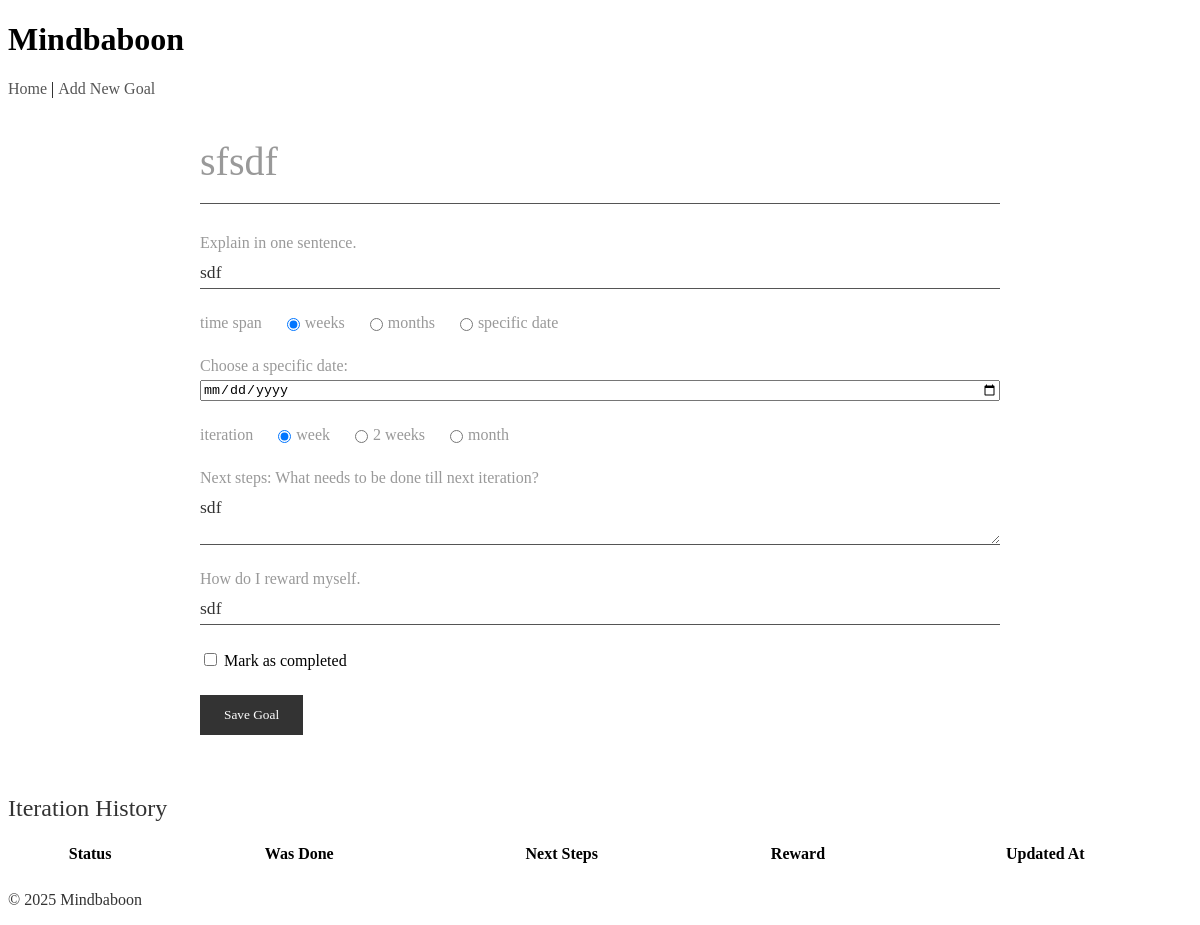
/edit/6, run on the app's committed database.
### tables this page shows
CREATE TABLE goals (
            id INTEGER PRIMARY KEY AUTOINCREMENT,
            goal_name TEXT NOT NULL,
            goal_description TEXT,
            time_span TEXT,
            end_date TEXT,
            iteration TEXT,
            next_steps TEXT,
            reward TEXT,
            completed INTEGER NOT NULL DEFAULT 0,
            is_paused INTEGER NOT NULL DEFAULT 0,
            last_email_sent TIMESTAMP,
            created_at TIMESTAMP NOT NULL,
            last_reminder_at TIMESTAMP
        );

### mindbaboon.py (the view, shortened to what this page needs)
@app.route("/edit/<int:goal_id>", methods=["GET", "POST"])
def edit_goal(goal_id):
    conn = get_db_connection()
    goal = conn.execute("SELECT * FROM goals WHERE id = ?", (goal_id,)).fetchone()
    if not goal:
        conn.close()
        return "Goal not found.", 404
    conn.close()
    return render_template("edit.html", goal=goal)

### database.py (called while the page is built)
def get_db_connection():
    try:
        data_dir = '/app/data'
        if not os.path.exists(data_dir):
            data_dir = os.path.join(os.path.dirname(os.path.abspath(__file__)), 'data')
            os.makedirs(data_dir, exist_ok=True)
        db_path = os.path.join(data_dir, 'mindbaboon.db')
        conn = sqlite3.connect(db_path)
        conn.row_factory = sqlite3.Row
        return conn
    except Exception as e:
        print(f"Database connection error: {e}")
        raise

### templates/edit.html (shortened to what this page needs)
{% extends "base.html" %}
{% block content %}
<div class="add-goal-page">
  <div class="goal-form-container">
    <form method="POST" action="{{ url_for('edit_goal', goal_id=goal['id']) }}">
      <div class="form-group-big">
        <input
          type="text"
          id="goal_name"
          name="goal_name"
          class="goal-header-input"
          placeholder="Tell me your goal."
          onfocus="this.placeholder=''"
          onblur="this.placeholder='Tell me your goal.'"
          value="{{ goal['goal_name'] }}"
          required
        >
        <hr class="header-divider">
      </div>
      <div class="form-group">
        <label for="goal_description" class="label-floating">Explain in one sentence.</label>
        <input
          type="text"
          id="goal_description"
          name="goal_description"
          maxlength="200"
          placeholder="200 chars"
          value="{{ goal['goal_description'] }}"
          required
        >
      </div>
      <div class="form-inline-group">
        <span class="form-label">time span</span>
        <label>
          <input
            type="radio"
            name="time_span"
            value="weeks"
            {% if goal['time_span'] == 'weeks' %}checked{% endif %}
          > weeks
        </label>
        <label>
          <input
            type="radio"
            name="time_span"
            value="months"
          > months
        </label>
        <label>
          <input
            type="radio"
            name="time_span"
            value="specific_date"
          > specific date
        </label>
      </div>
      <div class="form-group" id="specific-date-container" class="{% if goal['time_span'] == 'specific_date' %}visible{% else %}hidden{% endif %}">
        <label for="specific_date" class="label-floating">Choose a specific date:</label>
        <input
          type="date"
          id="specific_date"
          name="specific_date"
          value="{{ goal['specific_date'] }}"
        >
      </div>
      <div class="form-inline-group">
        <span class="form-label">iteration</span>
        <label>
          <input
            type="radio"
            name="iteration"
            value="week"
            {% if goal['iteration'] == 'week' %}checked{% endif %}
          > week
        </label>
        <label>
          <input
            type="radio"
            name="iteration"
            value="2 weeks"
          > 2 weeks
        </label>
        <label>
          <input
            type="radio"
            name="iteration"
            value="month"
          > month
        </label>
      </div>
      <div class="form-group">
        <label for="next_steps" class="label-floating">
          Next steps: What needs to be done till next iteration?
        </label>
        <textarea
          id="next_steps"
          name="next_steps"
          maxlength="64"
          placeholder="64 chars"
        >{{ goal['next_steps'] }}</textarea>
      </div>
      <div class="form-group">
        <label for="reward" class="label-floating">How do I reward myself.</label>
        <input
          type="text"
          id="reward"
          name="reward"
          maxlength="64"
          placeholder="64 chars"
          value="{{ goal['reward'] }}"
        >
      </div>
      <div class="form-group">
        <label>
          <input
            type="checkbox"
            name="completed"
          >
          Mark as completed
        </label>
      </div>
      <button type="submit" class="add-goal-button">Save Goal</button>
    </form>
  </div>
</div>
    <div class="form-group">
      <h2>Iteration History</h2>
      <table id="iteration-history">
        <thead>
          <tr>
            <th>Status</th>
            <th>Was Done</th>
            <th>Next Steps</th>
            <th>Reward</th>
            <th>Updated At</th>
          </tr>
        </thead>
      </table>
    </div>
{% endblock %}

### static/style.css (style rules this page uses)
h2, p, strong, em, a { font-family: "crete", serif; font-weight: 400; color: #333; }
.add-goal-page { margin: 0 auto; max-width: 800px; padding: 40px 20px; }
.goal-form-container { display: flex; flex-direction: column; }
.form-group-big { margin-bottom: 30px; position: relative; }
.goal-header-input { font-family: "crete", serif; font-weight: 400; font-size: 2.5rem; color: #999; border: none; background: transparent; width: 100%; outline: none; padding: 0; margin: 0 0 10px 0; }
.header-divider { border: none; border-bottom: 1px solid #555; margin-bottom: 30px; }
.form-group { margin-bottom: 25px; display: flex; flex-direction: column; }
.label-floating { font-family: "crete", serif; font-size: 1rem; color: #999; margin-bottom: 5px; }
.form-group input[type="text"], .form-group textarea { font-family: "crete", serif; font-weight: 400; font-size: 1.1rem; color: #333; border: none; border-bottom: 1px solid #555; background: transparent; outline: none; padding: 5px 0; width: 100%; box-sizing: border-box; }
::placeholder { color: #ccc; }
.form-inline-group { margin-bottom: 25px; display: flex; align-items: center; }
.form-inline-group .form-label { font-family: "crete", serif; font-size: 1rem; color: #999; margin-right: 20px; }
.form-inline-group label { margin-right: 20px; font-family: "crete", serif; font-size: 1rem; color: #999; display: flex; align-items: center; cursor: pointer; }
.form-inline-group label input[type="radio"] { margin-right: 5px; }
.add-goal-button { font-family: "crete", serif; font-weight: 400; background-color: #333; color: #fff; border: none; padding: 12px 24px; cursor: pointer; transition: background-color 0.2s ease; }

### data on the page
goals: goal_name "sfsdf", goal_description "sdf", time_span "☑ weeks", time_span "☐ months", time_span "☐ specific date", iteration "☑ week", iteration "☐ 2 weeks", iteration "☐ month", next_steps "sdf", reward "sdf"
